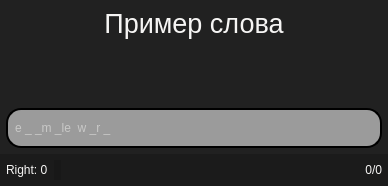
<?xml version="1.0" encoding="UTF-8"?>
<ui version="4.0">
 <class>Form</class>
 <widget class="QWidget" name="Form">
  <property name="geometry">
   <rect>
    <x>0</x>
    <y>0</y>
    <width>388</width>
    <height>186</height>
   </rect>
  </property>
  <property name="sizePolicy">
   <sizepolicy hsizetype="Maximum" vsizetype="Maximum">
    <horstretch>0</horstretch>
    <verstretch>0</verstretch>
   </sizepolicy>
  </property>
  <property name="windowTitle">
   <string>Form</string>
  </property>
  <property name="styleSheet">
   <string notr="true">background-color: rgb(33, 33, 33);</string>
  </property>
  <layout class="QVBoxLayout" name="verticalLayout_2">
   <property name="spacing">
    <number>0</number>
   </property>
   <property name="leftMargin">
    <number>0</number>
   </property>
   <property name="topMargin">
    <number>0</number>
   </property>
   <property name="rightMargin">
    <number>0</number>
   </property>
   <property name="bottomMargin">
    <number>0</number>
   </property>
   <item>
    <layout class="QVBoxLayout" name="verticalLayout_3" stretch="0,0,0,0">
     <property name="spacing">
      <number>0</number>
     </property>
     <item>
      <widget class="QWidget" name="widget" native="true">
       <property name="maximumSize">
        <size>
         <width>16777215</width>
         <height>16777215</height>
        </size>
       </property>
       <layout class="QHBoxLayout" name="horizontalLayout" stretch="0,1,0">
        <property name="leftMargin">
         <number>6</number>
        </property>
        <property name="topMargin">
         <number>6</number>
        </property>
        <property name="rightMargin">
         <number>6</number>
        </property>
        <property name="bottomMargin">
         <number>6</number>
        </property>
        <item>
         <widget class="QPushButton" name="but_hard">
          <property name="sizePolicy">
           <sizepolicy hsizetype="Preferred" vsizetype="Maximum">
            <horstretch>0</horstretch>
            <verstretch>0</verstretch>
           </sizepolicy>
          </property>
          <property name="styleSheet">
           <string notr="true">QPushButton {
color: rgb(250, 250, 250);
background-color: rgba(255, 255, 255, 0);
border: 0px solid #ffffff;
}</string>
          </property>
          <property name="text">
           <string/>
          </property>
          <property name="icon">
           <iconset>
            <normaloff>../icons/easy.png</normaloff>../icons/easy.png</iconset>
          </property>
          <property name="iconSize">
           <size>
            <width>25</width>
            <height>25</height>
           </size>
          </property>
          <property name="checkable">
           <bool>true</bool>
          </property>
         </widget>
        </item>
        <item>
         <widget class="QLabel" name="label_word">
          <property name="font">
           <font>
            <pointsize>20</pointsize>
           </font>
          </property>
          <property name="styleSheet">
           <string notr="true">background-color: rgba(255, 255, 255, 0);
color: rgb(246, 245, 244);</string>
          </property>
          <property name="text">
           <string>Пример слова</string>
          </property>
          <property name="alignment">
           <set>Qt::AlignCenter</set>
          </property>
          <property name="wordWrap">
           <bool>true</bool>
          </property>
          <property name="margin">
           <number>10</number>
          </property>
         </widget>
        </item>
        <item>
         <layout class="QVBoxLayout" name="verticalLayout_4">
          <item>
           <widget class="QLabel" name="label_right">
            <property name="minimumSize">
             <size>
              <width>0</width>
              <height>0</height>
             </size>
            </property>
            <property name="maximumSize">
             <size>
              <width>50</width>
              <height>50</height>
             </size>
            </property>
            <property name="styleSheet">
             <string notr="true">background-color: rgba(255, 255, 255, 0);</string>
            </property>
            <property name="text">
             <string/>
            </property>
            <property name="pixmap">
             <pixmap>../icons/checked.png</pixmap>
            </property>
            <property name="scaledContents">
             <bool>true</bool>
            </property>
            <property name="alignment">
             <set>Qt::AlignRight|Qt::AlignTrailing|Qt::AlignVCenter</set>
            </property>
           </widget>
          </item>
          <item>
           <widget class="QPushButton" name="but_speak">
            <property name="styleSheet">
             <string notr="true">QPushButton {
background-color: rgba(255, 255, 255, 0);
border: 0px solid #ffffff;
}</string>
            </property>
            <property name="text">
             <string/>
            </property>
            <property name="icon">
             <iconset>
              <normaloff>../icons/speaker.png</normaloff>../icons/speaker.png</iconset>
            </property>
            <property name="iconSize">
             <size>
              <width>25</width>
              <height>25</height>
             </size>
            </property>
           </widget>
          </item>
         </layout>
        </item>
       </layout>
      </widget>
     </item>
     <item>
      <spacer name="verticalSpacer">
       <property name="orientation">
        <enum>Qt::Vertical</enum>
       </property>
       <property name="sizeHint" stdset="0">
        <size>
         <width>20</width>
         <height>40</height>
        </size>
       </property>
      </spacer>
     </item>
     <item>
      <widget class="QWidget" name="widget" native="true">
       <property name="maximumSize">
        <size>
         <width>16777215</width>
         <height>16777215</height>
        </size>
       </property>
       <layout class="QHBoxLayout" name="horizontalLayout_2">
        <property name="leftMargin">
         <number>6</number>
        </property>
        <property name="topMargin">
         <number>6</number>
        </property>
        <property name="rightMargin">
         <number>6</number>
        </property>
        <property name="bottomMargin">
         <number>6</number>
        </property>
        <item>
         <widget class="QLineEdit" name="line_translate">
          <property name="minimumSize">
           <size>
            <width>200</width>
            <height>40</height>
           </size>
          </property>
          <property name="styleSheet">
           <string notr="true">border-radius: 15px;
color: rgb(246, 245, 244);
background-color: rgba(220, 220, 220, 167);
border: 2px solid #000;
padding-left: 5px;
padding-right: 5px;</string>
          </property>
          <property name="text">
           <string/>
          </property>
          <property name="placeholderText">
           <string>e _ _m _le  w _r _</string>
          </property>
         </widget>
        </item>
       </layout>
      </widget>
     </item>
     <item>
      <widget class="QWidget" name="widget" native="true">
       <property name="maximumSize">
        <size>
         <width>16777215</width>
         <height>16777215</height>
        </size>
       </property>
       <property name="styleSheet">
        <string notr="true">background-color: rgba(23, 23, 23, 148);</string>
       </property>
       <layout class="QHBoxLayout" name="horizontalLayout_3">
        <property name="leftMargin">
         <number>6</number>
        </property>
        <property name="topMargin">
         <number>6</number>
        </property>
        <property name="rightMargin">
         <number>6</number>
        </property>
        <property name="bottomMargin">
         <number>6</number>
        </property>
        <item>
         <widget class="QLabel" name="label_quantity_correct_answer">
          <property name="sizePolicy">
           <sizepolicy hsizetype="Preferred" vsizetype="Maximum">
            <horstretch>0</horstretch>
            <verstretch>0</verstretch>
           </sizepolicy>
          </property>
          <property name="styleSheet">
           <string notr="true">color: rgb(246, 245, 244);
background-color: rgba(0,0,0,0);</string>
          </property>
          <property name="text">
           <string>Right: 0</string>
          </property>
         </widget>
        </item>
        <item>
         <widget class="QLabel" name="label_check">
          <property name="maximumSize">
           <size>
            <width>25</width>
            <height>25</height>
           </size>
          </property>
          <property name="text">
           <string/>
          </property>
          <property name="pixmap">
           <pixmap>../icons/checked.png</pixmap>
          </property>
          <property name="scaledContents">
           <bool>true</bool>
          </property>
          <property name="alignment">
           <set>Qt::AlignCenter</set>
          </property>
         </widget>
        </item>
        <item>
         <spacer name="horizontalSpacer">
          <property name="orientation">
           <enum>Qt::Horizontal</enum>
          </property>
          <property name="sizeHint" stdset="0">
           <size>
            <width>40</width>
            <height>20</height>
           </size>
          </property>
         </spacer>
        </item>
        <item>
         <widget class="QPushButton" name="but_back">
          <property name="sizePolicy">
           <sizepolicy hsizetype="Maximum" vsizetype="Maximum">
            <horstretch>0</horstretch>
            <verstretch>0</verstretch>
           </sizepolicy>
          </property>
          <property name="minimumSize">
           <size>
            <width>0</width>
            <height>0</height>
           </size>
          </property>
          <property name="styleSheet">
           <string notr="true">QPushButton {
color: rgb(250, 250, 250);
background-color: rgba(255, 255, 255, 0);
border-radius: 5px;
border: 0px solid #ffffff;
padding-left:10px;
padding-right:10px;
padding-top:2px;
padding-bottom:2px;
}</string>
          </property>
          <property name="text">
           <string/>
          </property>
          <property name="icon">
           <iconset>
            <normaloff>../icons/left-arrow.png</normaloff>../icons/left-arrow.png</iconset>
          </property>
          <property name="iconSize">
           <size>
            <width>16</width>
            <height>16</height>
           </size>
          </property>
         </widget>
        </item>
        <item>
         <widget class="QPushButton" name="but_check_2">
          <property name="sizePolicy">
           <sizepolicy hsizetype="Maximum" vsizetype="Maximum">
            <horstretch>0</horstretch>
            <verstretch>0</verstretch>
           </sizepolicy>
          </property>
          <property name="styleSheet">
           <string notr="true">QPushButton {
color: rgb(250, 250, 250);
background-color: rgba(255, 255, 255, 0);
border-radius: 5px;
border: 0px solid #000;
padding-left:5px;
padding-right:5px;
}</string>
          </property>
          <property name="text">
           <string/>
          </property>
          <property name="icon">
           <iconset>
            <normaloff>../icons/check-mark.png</normaloff>../icons/check-mark.png</iconset>
          </property>
          <property name="iconSize">
           <size>
            <width>20</width>
            <height>20</height>
           </size>
          </property>
         </widget>
        </item>
        <item>
         <widget class="QPushButton" name="but_next">
          <property name="sizePolicy">
           <sizepolicy hsizetype="Maximum" vsizetype="Maximum">
            <horstretch>0</horstretch>
            <verstretch>0</verstretch>
           </sizepolicy>
          </property>
          <property name="minimumSize">
           <size>
            <width>0</width>
            <height>0</height>
           </size>
          </property>
          <property name="styleSheet">
           <string notr="true">QPushButton {
color: rgb(250, 250, 250);
background-color: rgba(255, 255, 255, 0);
border-radius: 5px;
border: 0px solid #ffffff;
padding-left:10px;
padding-right:10px;
padding-top:2px;
padding-bottom:2px;
}</string>
          </property>
          <property name="text">
           <string/>
          </property>
          <property name="icon">
           <iconset>
            <normaloff>../icons/right-arrow.png</normaloff>../icons/right-arrow.png</iconset>
          </property>
          <property name="iconSize">
           <size>
            <width>16</width>
            <height>16</height>
           </size>
          </property>
         </widget>
        </item>
        <item>
         <spacer name="horizontalSpacer_2">
          <property name="orientation">
           <enum>Qt::Horizontal</enum>
          </property>
          <property name="sizeHint" stdset="0">
           <size>
            <width>40</width>
            <height>20</height>
           </size>
          </property>
         </spacer>
        </item>
        <item>
         <widget class="QLabel" name="label_count_list">
          <property name="sizePolicy">
           <sizepolicy hsizetype="Preferred" vsizetype="Maximum">
            <horstretch>0</horstretch>
            <verstretch>0</verstretch>
           </sizepolicy>
          </property>
          <property name="styleSheet">
           <string notr="true">color: rgb(246, 245, 244);
background-color: rgba(0,0,0,0);</string>
          </property>
          <property name="text">
           <string>0/0</string>
          </property>
          <property name="alignment">
           <set>Qt::AlignRight|Qt::AlignTrailing|Qt::AlignVCenter</set>
          </property>
         </widget>
        </item>
       </layout>
      </widget>
     </item>
    </layout>
   </item>
  </layout>
 </widget>
 <resources/>
 <connections/>
</ui>
